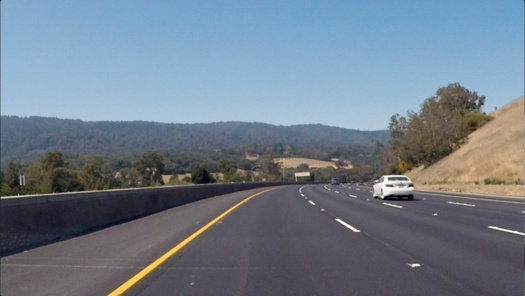
#> input picture images/curved_lane.jpg, 525 x 296 px, shrunk from 1280 x 720 before the run
$ jupyter execute 'Finding Edges and Custom Kernels.ipynb'   (shell and % lines are left out)
#> lines starting #> are read from the running program, lines starting #| are printed output that depends on the picture
# Creating a Filter, Edge Detection

### Import resources and display image

[cell 1]
import matplotlib.pyplot as plt
import matplotlib.image as mpimg

import cv2
import numpy as np


# Read in the image
image = mpimg.imread('images/curved_lane.jpg')
#> image is the input picture: shape (296, 525, 3); mean R, G, B 112.1, 125, 138.7

plt.imshow(image)

### Convert the image to grayscale

[cell 2]
# Convert to grayscale for filtering
gray = cv2.cvtColor(image, cv2.COLOR_RGB2GRAY)
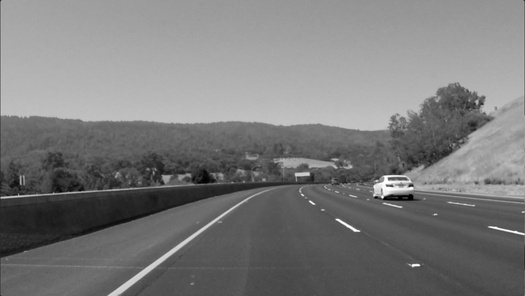
#> gray: shape (296, 525); min 0, max 255, mean 122.7

plt.imshow(gray, cmap='gray')

### TODO: Create a custom kernel

Below, you've been given one common type of edge detection filter: a Sobel operator.

The Sobel filter is very commonly used in edge detection and in finding patterns in intensity in an image. Applying a Sobel filter to an image is a way of **taking (an approximation) of the derivative of the image** in the x or y direction, separately. The operators look as follows.

**It's up to you to create a Sobel x operator and apply it to the given image.**

For a challenge, see if you can put the image through a series of filters: first one that blurs the image (takes an average of pixels), and then one that detects the edges.

[cell 3]
# Create a custom kernel

# 3x3 array for edge detection
sobel_y = np.array([[ -1, -2, -1],
                   [ 0, 0, 0],
                   [ 1, 2, 1]])

## TODO: Create and apply a Sobel x operator
sobel_x = np.array([[-1, 0, 1],
                    [-2, 0, 2],
                    [-1, 0, 1]])

# Filter the image using filter2D, which has inputs: (grayscale image, bit-depth, kernel)
filtered_image = cv2.filter2D(gray, -1, sobel_y)
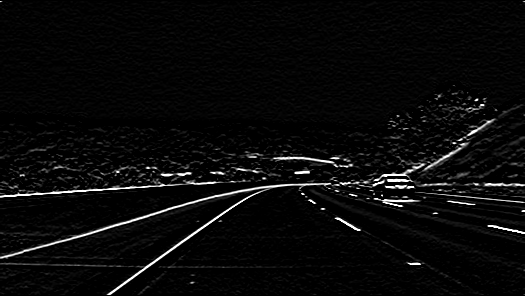
#> filtered_image: shape (296, 525); min 0, max 255, mean 9.7

plt.imshow(filtered_image, cmap='gray')

[cell 4]
filtered_image_2 = cv2.filter2D(gray, -1, sobel_x)
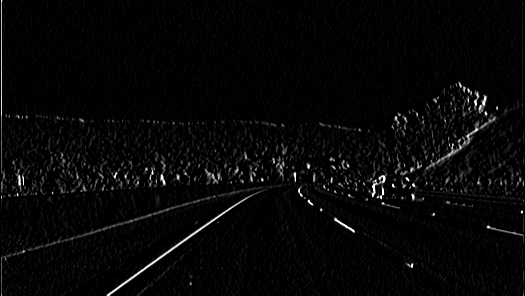
#> filtered_image_2: shape (296, 525); min 0, max 255, mean 6.7
plt.imshow(filtered_image_2, cmap='gray');

### Test out other filters!

You're encouraged to create other kinds of filters and apply them to see what happens! As an **optional exercise**, try the following:
* Create a filter with decimal value weights.
* Create a 5x5 filter
* Apply your filters to the other images in the `images` directory.

[cell 5]
from os import listdir
print(listdir('images'))

[cell 6]
image2 = mpimg.imread('images/white_lines.jpg')
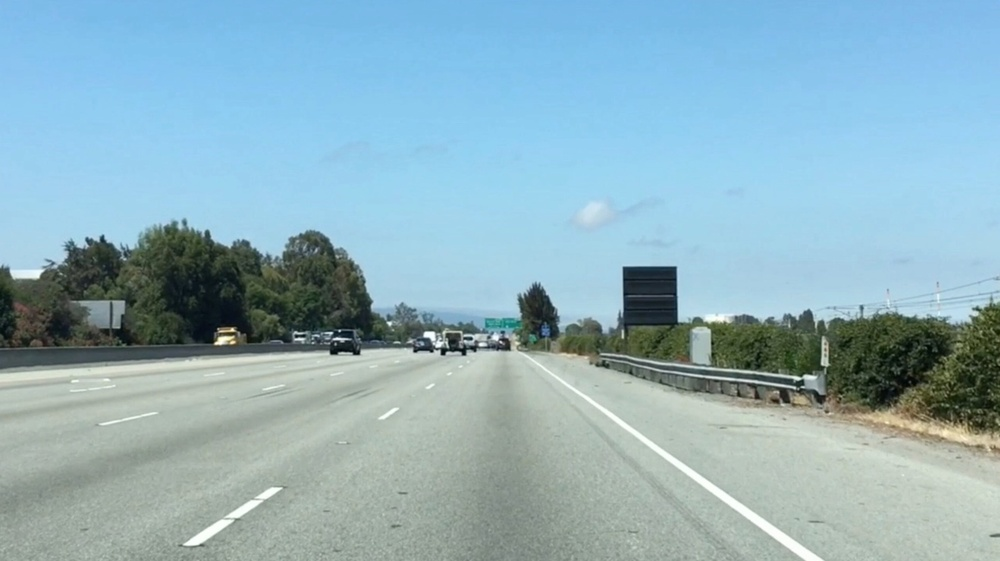
#> input picture images/white_lines.jpg, 1000 x 561 px, shrunk from 2436 x 1366 before the run
#> image2 is the input picture: shape (561, 1000, 3); mean R, G, B 143.6, 177.1, 188.4
plt.imshow(image2);

[cell 7]
gray_image2 = cv2.cvtColor(image2, cv2.COLOR_RGB2GRAY)
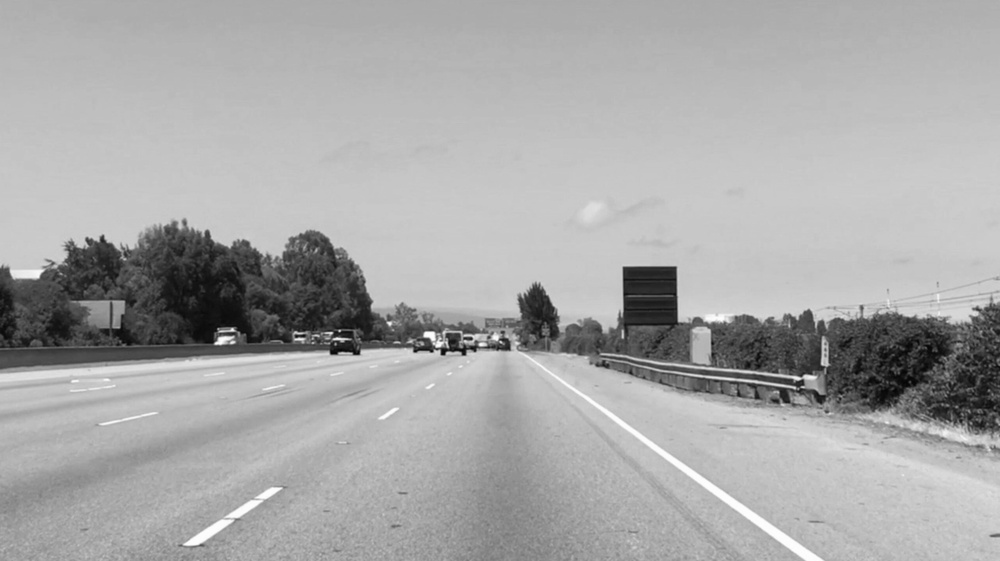
#> gray_image2: shape (561, 1000); min 3, max 255, mean 168.3
plt.imshow(gray_image2, cmap = 'gray');

[cell 8]
edge_detection = np.array([[0, -1, 0],
                           [-1, 4, -1],
                           [0, -1, 0]])
filtered_image2 = cv2.filter2D(gray_image2, -1, edge_detection)
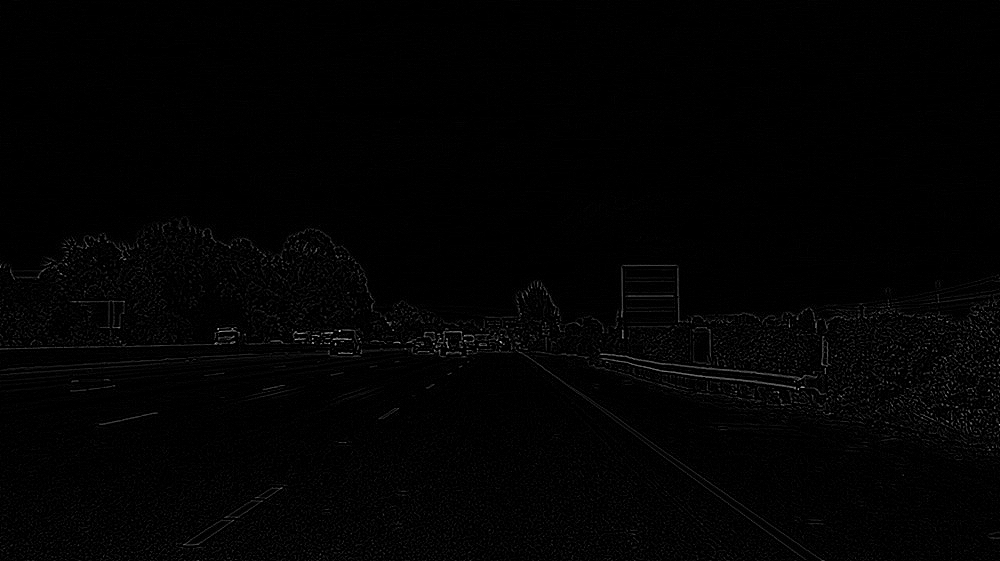
#> filtered_image2: shape (561, 1000); min 0, max 219, mean 2.7
plt.imshow(filtered_image2, cmap = 'gray');
